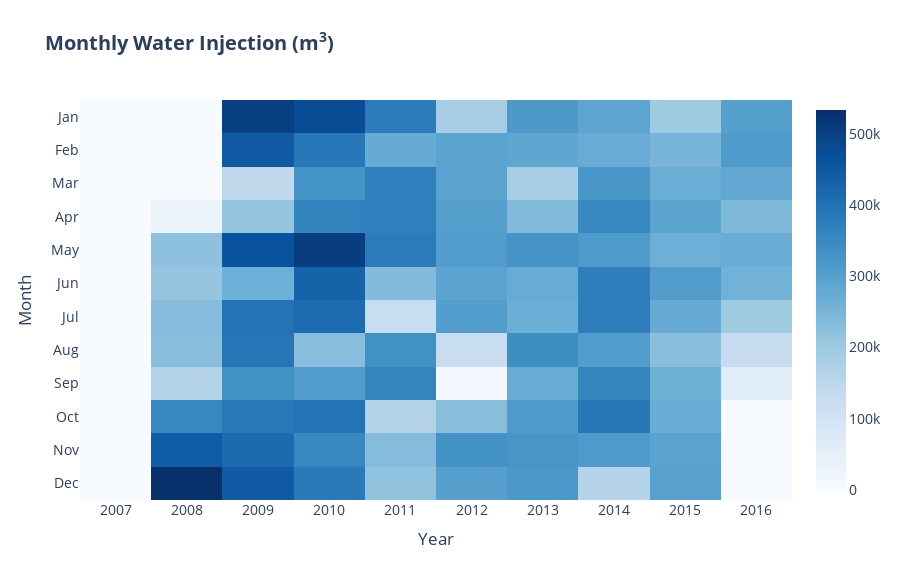

The cell this chart's notebook holds for it:
### Code cell
layout = go.Layout(
    title="<b>Monthly Water Injection (m<sup>3</sup>)</b>",
    xaxis=dict(
        title="Year",
        tickmode="array",
        tickvals=monthly_water_injection_df.columns,
    ),
    yaxis=dict(
        title="Month",
        autorange="reversed"
    ),
    font_size=14,
    width=900,
    height=580
)

trace = go.Heatmap(
    x=monthly_water_injection_df.columns,
    y=monthly_water_injection_df.index,
    z=monthly_water_injection_df.values,
    customdata=(monthly_water_injection_df.values / volumes.get("WATER")),
    hovertemplate="<br>".join(["<b>%{y} %{x}</b><br>", "<b>barrels:</b> %{customdata:,.0f}", "<b>cubic meters:</b> %{z:,.0f}"]),
    hoverlabel=dict(bgcolor="aliceblue", font_color="#333"),
    colorscale="Blues",
    name=""
)

go.Figure(data=[trace], layout=layout)
